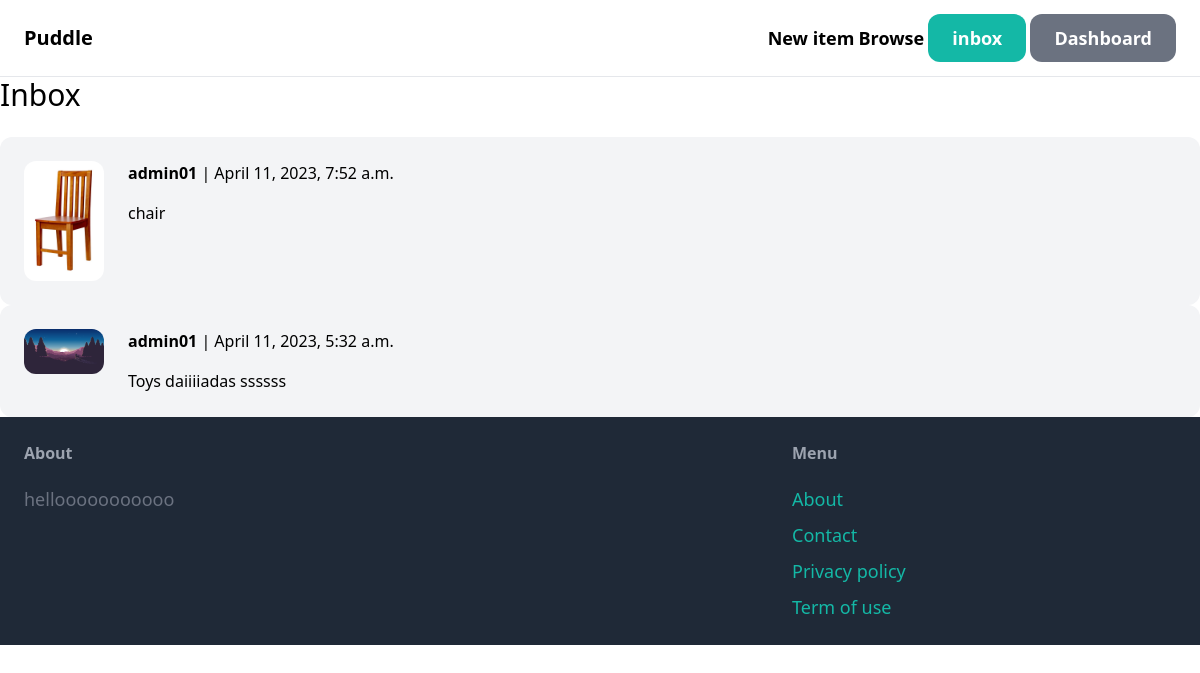
The page /inbox/ (signed in) on the database its author committed.
### conversation/models.py (models this page shows)
class Conversation(models.Model):
    item = models.ForeignKey(Item,related_name='conversation',on_delete=models.CASCADE)
    members = models.ManyToManyField(User,related_name="conversation")
    created_ad = models.DateTimeField(auto_now_add=True)
    modified_ad = models.DateTimeField(auto_now=True)
    class Meta:
        ordering = ('-modified_ad',)

### item/models.py (models this page shows, shortened)
class Item(models.Model):
    category = models.ForeignKey(Category, related_name ='items', on_delete=models.CASCADE)
    name = models.CharField(max_length=255)
    description = models.TextField(blank=True, null=True)
    price = models.FloatField()
    image = models.ImageField(upload_to='item_images', blank=True, null=True)
    is_sold = models.BooleanField(default=False)
    created_by = models.ForeignKey(User, related_name='items', on_delete=models.CASCADE)
    created_at = models.DateTimeField(auto_now_add=True)

### conversation/views.py (the view)
# urls.py: path('',views.inbox,name='inbox'),
@login_required
def inbox(request):
    conversations = Conversation.objects.filter(members__in=[request.user.id])
    context = {'conversations': conversations}
    return render(request, 'conversation/inbox.html',context)

### conversation/templates/conversation/inbox.html (shortened to what this page needs)
{% extends 'main.html' %}
{% block content %}
    <h1 class ="mb-6 text-3xl ">Inbox</h1>
    <div class="space-y-6">
        {% for conversation in conversations %}
            <a href="{% url 'conversation:detail' conversation.id %}">
               <div class="p-6 flex bg-gray-100 rounded-xl">
                <div class="pr-6">
                    <img src="{{conversation.item.image.url}}" class="w-20 rounded-xl">
                </div>
                <div>
                    {% for member in conversation.members.all %}
                        {% if member != request.user %}
                            <p class="mb-4"><strong>{{member.username}}</strong> | {{conversation.modified_ad}}</p>
                            <p>{{ conversation.item.name }}</p>
                        {% endif %}
                    {% endfor %}
                </div>
               </div>
            </a>
        {% endfor %}
    </div>
{% endblock %}

### rows shown on the page
Conversation: item.image (picture), modified_ad "April 11, 2023, 7:52 a.m.", item.name "chair"
Conversation: item.image (picture), modified_ad "April 11, 2023, 5:32 a.m.", item.name "Toys daiiiiadas ssssss"

### other values the page prints
{{ member.username }} "admin01"
